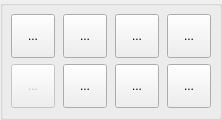
           <widget class="QGroupBox" name="grpControl">
            <property name="overrided" stdset="0">
             <bool>false</bool>
            </property>
            <layout class="QVBoxLayout" name="verticalLayout" stretch="0">
             <property name="leftMargin">
              <number>8</number>
             </property>
             <property name="topMargin">
              <number>8</number>
             </property>
             <property name="rightMargin">
              <number>8</number>
             </property>
             <property name="bottomMargin">
              <number>9</number>
             </property>
             <item>
              <layout class="QGridLayout" name="gridLayout_5">
               <property name="horizontalSpacing">
                <number>8</number>
               </property>
               <item row="1" column="4">
                <widget class="StyledToolButton" name="cmdUnlock">
                 <property name="enabled">
                  <bool>true</bool>
                 </property>
                 <property name="minimumSize">
                  <size>
                   <width>44</width>
                   <height>44</height>
                  </size>
                 </property>
                 <property name="toolTip">
                  <string>Unlock</string>
                 </property>
                 <property name="text">
                  <string>...</string>
                 </property>
                 <property name="icon">
                  <iconset resource="images.qrc">
                   <normaloff>:/images/unlock.png</normaloff>:/images/unlock.png</iconset>
                 </property>
                 <property name="iconSize">
                  <size>
                   <width>24</width>
                   <height>24</height>
                  </size>
                 </property>
                </widget>
               </item>
               <item row="1" column="3">
                <widget class="StyledToolButton" name="cmdReset">
                 <property name="minimumSize">
                  <size>
                   <width>44</width>
                   <height>44</height>
                  </size>
                 </property>
                 <property name="toolTip">
                  <string>Reset</string>
                 </property>
                 <property name="text">
                  <string>...</string>
                 </property>
                 <property name="icon">
                  <iconset resource="images.qrc">
                   <normaloff>:/images/restart.png</normaloff>:/images/restart.png</iconset>
                 </property>
                 <property name="iconSize">
                  <size>
                   <width>30</width>
                   <height>30</height>
                  </size>
                 </property>
                </widget>
               </item>
               <item row="1" column="1">
                <widget class="StyledToolButton" name="cmdRestoreOrigin">
                 <property name="enabled">
                  <bool>false</bool>
                 </property>
                 <property name="minimumSize">
                  <size>
                   <width>44</width>
                   <height>44</height>
                  </size>
                 </property>
                 <property name="toolTip">
                  <string>Restore origin</string>
                 </property>
                 <property name="text">
                  <string>...</string>
                 </property>
                 <property name="icon">
                  <iconset resource="images.qrc">
                   <normaloff>:/images/origin.png</normaloff>:/images/origin.png</iconset>
                 </property>
                 <property name="iconSize">
                  <size>
                   <width>30</width>
                   <height>30</height>
                  </size>
                 </property>
                </widget>
               </item>
               <item row="0" column="4">
                <widget class="StyledToolButton" name="cmdZeroZ">
                 <property name="minimumSize">
                  <size>
                   <width>44</width>
                   <height>44</height>
                  </size>
                 </property>
                 <property name="toolTip">
                  <string>Zero Z</string>
                 </property>
                 <property name="text">
                  <string>...</string>
                 </property>
                 <property name="icon">
                  <iconset resource="images.qrc">
                   <normaloff>:/images/zero_z.png</normaloff>:/images/zero_z.png</iconset>
                 </property>
                 <property name="iconSize">
                  <size>
                   <width>30</width>
                   <height>30</height>
                  </size>
                 </property>
                </widget>
               </item>
               <item row="0" column="3">
                <widget class="StyledToolButton" name="cmdZeroXY">
                 <property name="minimumSize">
                  <size>
                   <width>44</width>
                   <height>44</height>
                  </size>
                 </property>
                 <property name="toolTip">
                  <string>Zero XY</string>
                 </property>
                 <property name="text">
                  <string>...</string>
                 </property>
                 <property name="icon">
                  <iconset resource="images.qrc">
                   <normaloff>:/images/axis_zero.png</normaloff>:/images/axis_zero.png</iconset>
                 </property>
                 <property name="iconSize">
                  <size>
                   <width>30</width>
                   <height>30</height>
                  </size>
                 </property>
                </widget>
               </item>
               <item row="0" column="1">
                <widget class="StyledToolButton" name="cmdHome">
                 <property name="minimumSize">
                  <size>
                   <width>44</width>
                   <height>44</height>
                  </size>
                 </property>
                 <property name="toolTip">
                  <string>Home</string>
                 </property>
                 <property name="text">
                  <string>...</string>
                 </property>
                 <property name="icon">
                  <iconset resource="images.qrc">
                   <normaloff>:/images/search_for_home2.png</normaloff>:/images/search_for_home2.png</iconset>
                 </property>
                 <property name="iconSize">
                  <size>
                   <width>30</width>
                   <height>30</height>
                  </size>
                 </property>
                </widget>
               </item>
               <item row="1" column="2">
                <widget class="StyledToolButton" name="cmdSafePosition">
                 <property name="minimumSize">
                  <size>
                   <width>44</width>
                   <height>44</height>
                  </size>
                 </property>
                 <property name="toolTip">
                  <string>Safe position</string>
                 </property>
                 <property name="text">
                  <string>...</string>
                 </property>
                 <property name="icon">
                  <iconset resource="images.qrc">
                   <normaloff>:/images/run.png</normaloff>:/images/run.png</iconset>
                 </property>
                 <property name="iconSize">
                  <size>
                   <width>30</width>
                   <height>30</height>
                  </size>
                 </property>
                </widget>
               </item>
               <item row="0" column="2">
                <widget class="StyledToolButton" name="cmdTouch">
                 <property name="minimumSize">
                  <size>
                   <width>44</width>
                   <height>44</height>
                  </size>
                 </property>
                 <property name="toolTip">
                  <string>Z-probe</string>
                 </property>
                 <property name="text">
                  <string>...</string>
                 </property>
                 <property name="icon">
                  <iconset resource="images.qrc">
                   <normaloff>:/images/search_for_z.png</normaloff>:/images/search_for_z.png</iconset>
                 </property>
                 <property name="iconSize">
                  <size>
                   <width>30</width>
                   <height>30</height>
                  </size>
                 </property>
                </widget>
               </item>
              </layout>
             </item>
            </layout>
           </widget>
